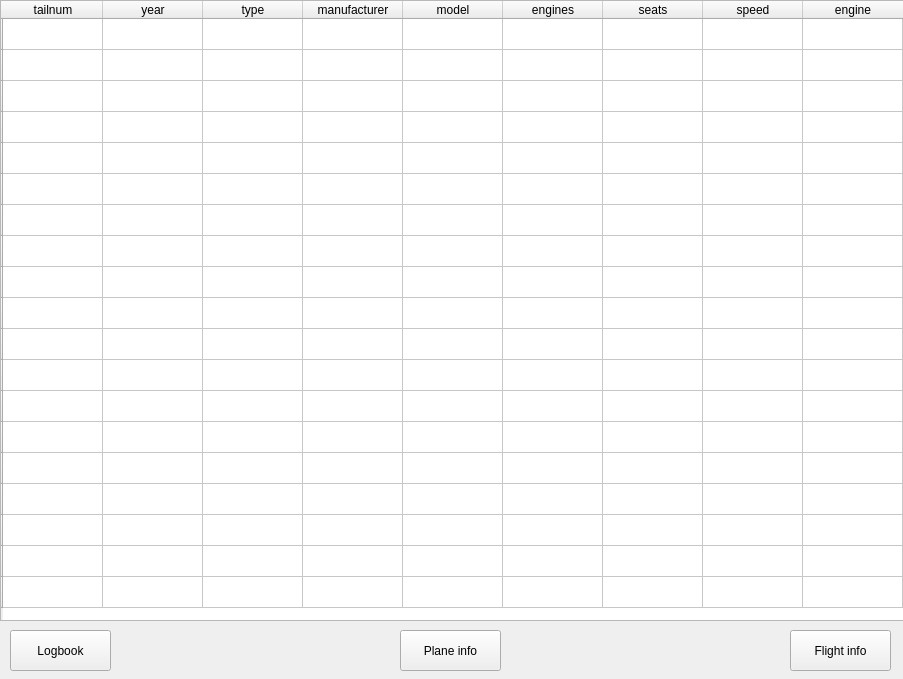
<?xml version="1.0" encoding="UTF-8"?>
<ui version="4.0">
 <class>MainWindow</class>
 <widget class="QMainWindow" name="MainWindow">
  <property name="geometry">
   <rect>
    <x>0</x>
    <y>0</y>
    <width>903</width>
    <height>679</height>
   </rect>
  </property>
  <property name="windowTitle">
   <string>MainWindow</string>
  </property>
  <widget class="QWidget" name="centralwidget">
   <widget class="QTableWidget" name="tableWidget">
    <property name="geometry">
     <rect>
      <x>0</x>
      <y>0</y>
      <width>921</width>
      <height>621</height>
     </rect>
    </property>
    <property name="layoutDirection">
     <enum>Qt::LeftToRight</enum>
    </property>
    <property name="lineWidth">
     <number>2</number>
    </property>
    <property name="editTriggers">
     <set>QAbstractItemView::NoEditTriggers</set>
    </property>
    <property name="selectionMode">
     <enum>QAbstractItemView::NoSelection</enum>
    </property>
    <property name="showGrid">
     <bool>true</bool>
    </property>
    <property name="gridStyle">
     <enum>Qt::SolidLine</enum>
    </property>
    <property name="wordWrap">
     <bool>false</bool>
    </property>
    <attribute name="horizontalHeaderVisible">
     <bool>true</bool>
    </attribute>
    <attribute name="horizontalHeaderCascadingSectionResizes">
     <bool>false</bool>
    </attribute>
    <attribute name="horizontalHeaderMinimumSectionSize">
     <number>27</number>
    </attribute>
    <attribute name="horizontalHeaderShowSortIndicator" stdset="0">
     <bool>false</bool>
    </attribute>
    <attribute name="horizontalHeaderStretchLastSection">
     <bool>false</bool>
    </attribute>
    <attribute name="verticalHeaderCascadingSectionResizes">
     <bool>false</bool>
    </attribute>
    <attribute name="verticalHeaderMinimumSectionSize">
     <number>31</number>
    </attribute>
    <attribute name="verticalHeaderShowSortIndicator" stdset="0">
     <bool>false</bool>
    </attribute>
    <attribute name="verticalHeaderStretchLastSection">
     <bool>false</bool>
    </attribute>
    <row>
     <property name="text">
      <string/>
     </property>
    </row>
    <row>
     <property name="text">
      <string/>
     </property>
    </row>
    <row>
     <property name="text">
      <string/>
     </property>
    </row>
    <row>
     <property name="text">
      <string/>
     </property>
    </row>
    <row>
     <property name="text">
      <string/>
     </property>
    </row>
    <row>
     <property name="text">
      <string/>
     </property>
    </row>
    <row>
     <property name="text">
      <string/>
     </property>
    </row>
    <row>
     <property name="text">
      <string/>
     </property>
    </row>
    <row>
     <property name="text">
      <string/>
     </property>
    </row>
    <row>
     <property name="text">
      <string/>
     </property>
    </row>
    <row>
     <property name="text">
      <string/>
     </property>
    </row>
    <row>
     <property name="text">
      <string/>
     </property>
    </row>
    <row>
     <property name="text">
      <string/>
     </property>
    </row>
    <row>
     <property name="text">
      <string/>
     </property>
    </row>
    <row>
     <property name="text">
      <string/>
     </property>
    </row>
    <row>
     <property name="text">
      <string/>
     </property>
    </row>
    <row>
     <property name="text">
      <string/>
     </property>
    </row>
    <row>
     <property name="text">
      <string/>
     </property>
    </row>
    <row>
     <property name="text">
      <string/>
     </property>
    </row>
    <column>
     <property name="text">
      <string>tailnum</string>
     </property>
    </column>
    <column>
     <property name="text">
      <string>year</string>
     </property>
    </column>
    <column>
     <property name="text">
      <string>type</string>
     </property>
    </column>
    <column>
     <property name="text">
      <string>manufacturer</string>
     </property>
    </column>
    <column>
     <property name="text">
      <string>model</string>
     </property>
    </column>
    <column>
     <property name="text">
      <string>engines</string>
     </property>
    </column>
    <column>
     <property name="text">
      <string>seats</string>
     </property>
    </column>
    <column>
     <property name="text">
      <string>speed</string>
     </property>
    </column>
    <column>
     <property name="text">
      <string>engine</string>
     </property>
    </column>
    <item row="0" column="0">
     <property name="text">
      <string/>
     </property>
    </item>
    <item row="0" column="1">
     <property name="text">
      <string/>
     </property>
    </item>
    <item row="1" column="1">
     <property name="text">
      <string/>
     </property>
    </item>
   </widget>
   <widget class="QPushButton" name="pushButton">
    <property name="geometry">
     <rect>
      <x>10</x>
      <y>630</y>
      <width>101</width>
      <height>41</height>
     </rect>
    </property>
    <property name="text">
     <string>Logbook</string>
    </property>
   </widget>
   <widget class="QPushButton" name="pushButton_2">
    <property name="geometry">
     <rect>
      <x>400</x>
      <y>630</y>
      <width>101</width>
      <height>41</height>
     </rect>
    </property>
    <property name="text">
     <string>Plane info</string>
    </property>
   </widget>
   <widget class="QPushButton" name="pushButton_3">
    <property name="geometry">
     <rect>
      <x>790</x>
      <y>630</y>
      <width>101</width>
      <height>41</height>
     </rect>
    </property>
    <property name="text">
     <string>Flight info</string>
    </property>
   </widget>
  </widget>
 </widget>
 <resources/>
 <connections/>
</ui>
